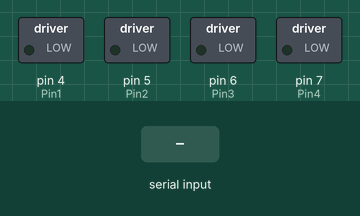
A sketch run on a simulated Arduino Uno, built with avr-gcc and run on an emulated ATmega328P. On the bench: switched loads named in the sketch (green lamp = pin HIGH). The test bench sets the inputs (shaded band). What the sketch prints to the serial monitor is not drawn.

Above: at 1.2 s.
1.3 s: "0" received over the second serial link
At 3.5 s:
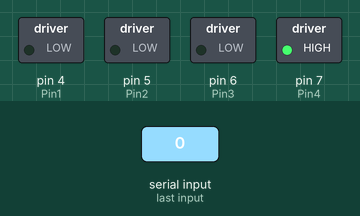
4.3 s: "1" received over the second serial link
At 5.9 s:
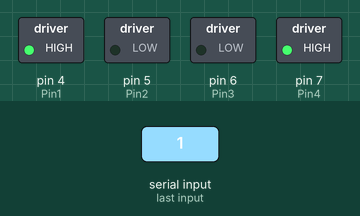
7.3 s: "0" received over the second serial link
At 7.89 s:
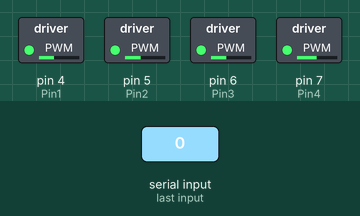
10.3 s: "2" received over the second serial link
At 11.7 s:
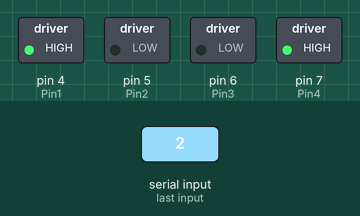
Timing chart, 0 to 13.3 s (numbered marks = the images above; inputs shaded):
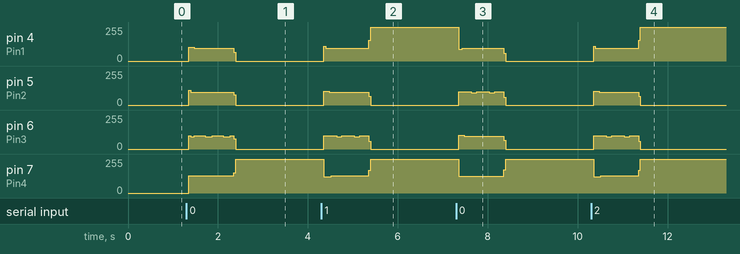

Measured:
- after the input at 1.3 s, pin 4 (Pin1): 0/255 → 103/255 after 0.05 s, → 96/255 0.12 s later, → 0/255 0.88 s later; pin 5 (Pin2): 0/255 → 94/255 after 0.05 s, → 0/255 1.0 s later; pin 7 (Pin4): 0/255 → 130/255 after 0.05 s, → 255/255 1.0 s later
- after the input at 4.3 s, pin 4 (Pin1): 0/255 → 94/255 after 0.06 s, → 255/255 1.0 s later; pin 5 (Pin2): 0/255 → 103/255 after 0.06 s, → 96/255 0.12 s later, → 0/255 0.88 s later
- after the input at 7.3 s, pin 4 (Pin1): 255/255 → 88/255 after 0.06 s, → 95/255 0.08 s later, → 0/255 0.92 s later; pin 5 (Pin2): 0/255 → 98/255 after 0.06 s, → 92/255 0.28 s later, → 98/255 0.12 s later, → 92/255 0.28 s later, … (6 changes in this stretch)
- after the input at 10.3 s, pin 4 (Pin1): 0/255 → 94/255 after 0.06 s, → 255/255 1.0 s later; pin 5 (Pin2): 0/255 → 103/255 after 0.06 s, → 96/255 0.12 s later, → 0/255 0.88 s later

The sketch:

slave.ino
```cpp
#include <SoftwareSerial.h>
SoftwareSerial slave(10, 11); // Connect HC-05 TX to Arudino pin 10, Connect HC-05 RX to Arudino pin 11
int Pin1 = 4;
int Pin2 = 5;
int Pin3 = 6;
int Pin4 = 7;
void setup() {
  pinMode(Pin1, OUTPUT);
  pinMode(Pin2, OUTPUT);
  pinMode(Pin3, OUTPUT);
  pinMode(Pin4, OUTPUT);
  Serial.begin(9600);
  Serial.println("Enter your commands: ");
  slave.begin(9600);
}
boolean direction = false;  // false=ngược chiều kim đồng hồ, true=cùng chiều kim đồng hồ
int motorspeed = 0;         //Tốc độ của moto
void step_1() {
  digitalWrite(Pin1, LOW);
  digitalWrite(Pin2, LOW);
  digitalWrite(Pin3, LOW);
  digitalWrite(Pin4, HIGH);
  delay(motorspeed);
}

void step_2() {
  digitalWrite(Pin1, LOW);
  digitalWrite(Pin2, LOW);
  digitalWrite(Pin3, HIGH);
  digitalWrite(Pin4, HIGH);
  delay(motorspeed);
}

void step_3() {
  digitalWrite(Pin1, LOW);
  digitalWrite(Pin2, LOW);
  digitalWrite(Pin3, HIGH);
  digitalWrite(Pin4, LOW);
  delay(motorspeed);
}

void step_4() {
  digitalWrite(Pin1, LOW);
  digitalWrite(Pin2, HIGH);
  digitalWrite(Pin3, HIGH);
  digitalWrite(Pin4, LOW);
  delay(motorspeed);
}

void step_5() {
  digitalWrite(Pin1, LOW);
  digitalWrite(Pin2, HIGH);
  digitalWrite(Pin3, LOW);
  digitalWrite(Pin4, LOW);
  delay(motorspeed);
}

void step_6() {
  digitalWrite(Pin1, HIGH);
  digitalWrite(Pin2, HIGH);
  digitalWrite(Pin3, LOW);
  digitalWrite(Pin4, LOW);
  delay(motorspeed);
}

void step_7() {
  digitalWrite(Pin1, HIGH);
  digitalWrite(Pin2, LOW);
  digitalWrite(Pin3, LOW);
  digitalWrite(Pin4, HIGH);
  delay(motorspeed);
}

void step_8() {
  digitalWrite(Pin1, HIGH);
  digitalWrite(Pin2, LOW);
  digitalWrite(Pin3, LOW);
  digitalWrite(Pin4, HIGH);
  delay(motorspeed);
}

void counter_clockwise_rotating()  //Xoay động cơ ngược chiều kim đồng hồ
{
  step_1();
  step_2();
  step_3();
  step_4();
  step_5();
  step_6();
  step_7();
  step_8();
}

void clockwise_rotating()  //Xoay động cơ cùng chiều kim đồng hồ
{
  step_8();
  step_7();
  step_6();
  step_5();
  step_4();
  step_3();
  step_2();
  step_1();
}

void speed_changing(int value)  //Thay đổi tốc độ của động cơ
{
  motorspeed = value / 120 + 1;
}

void direction_changing()  //Thay đổi hướng quay của động cơ
{
  if (direction == true) {
    direction = false;
  } else {
    direction = true;
  }
}

void loop() {
  if (slave.available()) {
    char value = slave.read();
    Serial.print("value: ");
    Serial.println(value);
    if (value == '0') {
      Serial.print(value);
      direction_changing();
      for (int i = 1; i <= 512 / 4; i++) {
        speed_changing(0);
        clockwise_rotating();
      }
    }
    else {
      Serial.print(value);
      direction_changing();
      for (int i = 1; i <= 512 / 4; i++) {
        speed_changing(0);
        counter_clockwise_rotating();
      }
    }
  }
}
```
